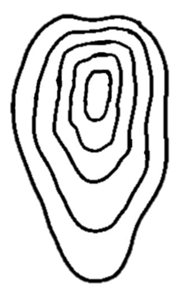
#> input picture images/map_small.png, 185 x 292 px; the run also reads 1 picture not shown here
$ python main.py images/map_small.png
#> lines starting #> are read from the running program, lines starting #| are printed output that depends on the picture; after the words box and inside, x2 and y2 are one past the last pixel; in counts of white or black regions, pixels touching at a corner belong together
#> further down, img is the input picture: shape (292, 185, 3); mean B, G, R 221.4, 221.4, 221.4
### algorithmic.py
import cv2
import numpy as np
import matplotlib.pyplot as plt
import pyvista as pv
from matplotlib.collections import LineCollection
from matplotlib.colors import ListedColormap, BoundaryNorm
from scipy.spatial import Delaunay, KDTree
import matplotlib.path as mplPath
from algorithmic_advancements import calculate_curvature_from_contour,close_open_contour
import math
from scipy.interpolate import griddata, RectBivariateSpline, SmoothBivariateSpline
from scipy.spatial.distance import cdist
from algorithmic_advancements import THRESH_CLOSED
from scipy.ndimage import gaussian_filter
from scipy.optimize import curve_fit
from matplotlib.path import Path
from skimage.draw import polygon
from scipy.ndimage import gaussian_filter
import cv2


MERGE_THRESH = 1
DIFF = 15
THRESH_EDGE = 3
JUMP_EDGE = 1
GRID_RES = 100
SIGMA = 10


def is_contour_closed2(contour, thresh=THRESH_CLOSED, X_MAX=1000, Y_MAX=1000):
    """
    Check if the contour is closed based on given thresholds.

    Parameters:
    contour (np.ndarray): The contour to check.
    thresh1 (float): The threshold distance for the x or y coordinate.
    thresh2 (float): The threshold distance for the other coordinate.

    Returns:
    bool: True if the contour is closed, False otherwise.
    """
    contour_points = contour.squeeze()
    first_point, second_point = [0,0], [Y_MAX,X_MAX]
    x1, y1 = first_point[0], first_point[1]
    x2, y2 = second_point[0], second_point[1]
    counter = 0
    # Check the first condition
    for point in contour_points:
        x, y = point[0], point[1]
        if np.abs(x - x1) <= thresh or np.abs(y - y1) <= thresh:
            counter= counter+1
        if np.abs(x - x2) <= thresh or np.abs(y - y2) <= thresh:
            counter= counter+1

    return counter>500 or counter==0

def check_if_horrible_case(contour1, contour2, img_shape):
    # This function will check if the contours are in a horrible case: meaning,
    # containing each other.
    # We will check if point of contour1 is in contour2, and if point of contour2 is in contour1
    # (We'll use the while test to not take points that are on the edge of the image)
    flag1 = False
    flag2 = False
    index = 0
    while index < len(contour1) and is_close_to_edge(contour1[index][0], img_shape):
        index += JUMP_EDGE
    if index >= len(contour1):
        return False
    point = (float(contour1[index][0][0]), float(contour1[index][0][1]))
    # Take contour to right type
    contour2 = np.array(contour2, dtype=np.float32)
    if cv2.pointPolygonTest(contour2, point, False) == 1.0:
        flag1 = True
    index = 0
    while index < len(contour2) and is_close_to_edge(contour2[index][0], img_shape):
        index += JUMP_EDGE
    if index >= len(contour2):
        return False
    point = (float(contour2[index][0][0]), float(contour2[index][0][1]))
    # print(f"Point of contour 2 is {point}")
    # Take contour to right type
    contour1 = np.array(contour1, dtype=np.float32)
    if cv2.pointPolygonTest(contour1, point, False) == 1.0:
        flag2 = True
    return flag1 and flag2

# [43 lines left out: function merge_contours, not called in this run]

def is_valid_contour_shape(array):
    """
    Check if the given array is of shape (N, 1, 2).

    Parameters:
    array (np.ndarray): The array to check.

    Returns:
    bool: True if the array is of shape (N, 1, 2), False otherwise.
    """
    if not isinstance(array, np.ndarray):
        return False
    if len(array.shape) != 3:
        return False
    if array.shape[1] != 1 or array.shape[2] != 2:
        return False
    return True

# [37 lines left out: functions plot_all_contours_scatter, plot_all_contours, not called in this run]

def is_close_to_edge(point, img_shape, thresh=THRESH_EDGE):
    """
    Check if the given point is close to the edge of the image.

    Parameters:
    point (tuple): The point to check.
    img_shape (tuple): The shape of the image.
    thresh (float): The threshold distance from the edge.

    Returns:
    bool: True if the point is close to the edge, False otherwise.
    """
    return math.fabs(point[0] - img_shape[1]) <= thresh or math.fabs(point[1] - img_shape[0]) <= thresh or point[0] <= thresh or point[1] <= thresh

def return_contained_contours(contour, all_contours, img_shape):
    contained_contours = []
    for idx, other_contour in all_contours.items():
        if other_contour is not contour:
            if not is_valid_contour_shape(other_contour):
                raise ValueError(f"Other contour format is incorrect. Expected shape is (N, 1, 2). Got shape {other_contour.shape}")

            # Ensure we don't go out of bounds
            index = 0
            while index < len(other_contour) and is_close_to_edge(other_contour[index][0], img_shape):
                index += JUMP_EDGE

            if index >= len(other_contour):
                continue

            # Convert the contours to the required type
            contour = np.array(contour, dtype=np.float32)
            point = (float(other_contour[index][0][0]), float(other_contour[index][0][1]))

            result = cv2.pointPolygonTest(contour, point, False)

            if result == 1.0:
                contained_contours.append(idx)
    return contained_contours

def find_father_contour(contour, contour_index, contour_dict, father_contours, img_shape):
    # We'll go over all contours, if we find a contour that i'm his son and not his grandson then he is my father
    for i, other_contour in contour_dict.items():
        # Ensure that the contour is of the same shape
        if not is_valid_contour_shape(other_contour):
            raise ValueError(f"Other contour format is incorrect. Expected shape is (N, 1, 2). Got shape {other_contour.shape}")
        if i != contour_index:
            index = 0
            while index < len(contour) and is_close_to_edge(contour[index][0], img_shape):
                index += JUMP_EDGE

            # Convert contours to the required type
            other_contour = np.array(other_contour, dtype=np.float32)
            contour_point = (float(contour[index][0][0]), float(contour[index][0][1]))

            if cv2.pointPolygonTest(other_contour, contour_point, False) == 1.0:
                if not am_i_grandson(contour_index, i, contour_dict, img_shape):
                    return i
    return None

def am_i_grandson(contour_index_1, contour_index_2, contour_dict, img_shape):  # this function checks if contour 1 is a grandson of contour 2
    contained_in_2 = return_contained_contours(contour_dict[contour_index_2], contour_dict, img_shape)
    for contained in contained_in_2:
        contour_1 = contour_dict[contour_index_1]

        # Ensure the contour is of the correct shape
        if not is_valid_contour_shape(contour_1):
            raise ValueError(f"Contour format is incorrect. Expected shape is (N, 1, 2). Got shape {contour_1.shape}")

        index = 0
        while index < len(contour_1) and is_close_to_edge(contour_1[index][0], img_shape):
            index += JUMP_EDGE

        # Ensure we don't go out of bounds
        if index >= len(contour_1):
            continue

        # Convert the contours to the required type
        contained_contour = np.array(contour_dict[contained], dtype=np.int32)
        contour_point = (int(contour_1[index][0][0]), int(contour_1[index][0][1]))

        if cv2.pointPolygonTest(contained_contour, contour_point, False) == 1.0:
            return True
    return False

def generate_fathers_dict(contour_dict, img_shape):
    # We'll use a dictionary to store only the direct father of each contour
    father_dict = {}  # dict of the shape {contour_number: father_contour_number}
    for i, contour in contour_dict.items():
        father_contour = find_father_contour(contour, i, contour_dict, father_dict, img_shape)
        if father_contour is not None:
            father_dict[i] = father_contour
    return father_dict

def count_fathers(contour_index, father_dict):
    if contour_index not in father_dict.keys():
        return 0
    return 1 + count_fathers(father_dict[contour_index], father_dict)

def father_to_heights(father_dict, contour_dict):
    # We'll use a dictionary to store the height of each contour
    height_dict = {}  # dict of the shape {contour_number: height}
    for i in contour_dict.keys():
        height_dict[i] = DIFF * count_fathers(i, father_dict) + DIFF
    return height_dict

def zip_contours_with_heights(contours, heights):
    return {i: (heights[i], contour) for i, contour in contours.items()}

def create_pyvista_mesh(contours_with_heights, diff=DIFF):
    all_points = []
    faces = []

    for height, contour in contours_with_heights.values():
        points = contour.squeeze()

        # Create Delaunay triangulation for the top and bottom surfaces
        delaunay = Delaunay(points)
        path = mplPath.Path(points)

        top_points = np.hstack((points, np.full((points.shape[0], 1), height)))
        bottom_points = np.hstack((points, np.full((points.shape[0], 1), height - diff)))

        top_indices = range(len(all_points), len(all_points) + len(top_points))
        all_points.extend(top_points)
        bottom_indices = range(len(all_points), len(all_points) + len(bottom_points))
        all_points.extend(bottom_points)

        for simplex in delaunay.simplices:
            if path.contains_point(points[simplex].mean(axis=0)):
                faces.append([3, top_indices[simplex[0]], top_indices[simplex[1]], top_indices[simplex[2]]])
                faces.append([3, bottom_indices[simplex[0]], bottom_indices[simplex[2]], bottom_indices[simplex[1]]])

        for i in range(len(points)):
            next_i = (i + 1) % len(points)
            faces.append([4, top_indices[i], top_indices[next_i], bottom_indices[next_i], bottom_indices[i]])

    all_points = np.array(all_points)
    faces_flat = np.hstack([np.array(face) for face in faces])

    poly = pv.PolyData()
    poly.points = all_points
    poly.faces = faces_flat

    return poly

# [37 lines left out: functions create_continuous_pyvista_mesh, plot_gradient_mesh, not called in this run]

def get_image_edge_contour(img_shape):
    # Generate an edge contour for the image
    edge_contour = np.array([
        [[0, 0]],
        [[0, img_shape[0]]],
        [[img_shape[1], img_shape[0]]],
        [[img_shape[1], 0]]
    ])
    return edge_contour

def draw_and_extract_contours(contour_dict, img_shape, padding=100):
    reprocessed_contours = {}

    for i, contour in contour_dict.items():
        # Ensure the contour is of the correct type and not empty
        contour = np.array(contour, dtype=np.float32)
        if contour.size == 0:
            print(f"Contour {i} is empty initially.")
            continue

        # Visualize the original contour
        # plot_contours({i: contour}, img_shape, f"Original Contour {i}")

        # Calculate contour bounding box
        x, y, w, h = cv2.boundingRect(contour)

        # Create a new blank image with sufficient padding
        new_img_shape = (h + 2 * padding, w + 2 * padding)
        img = np.zeros(new_img_shape, dtype=np.uint8)

        # Shift the contour by padding amount to ensure it fits within the new image
        shift_x = padding - x
        shift_y = padding - y
        shifted_contour = contour + [shift_x, shift_y]

        # Visualize the shifted contour
        # plot_contours({i: shifted_contour}, new_img_shape, f"Shifted Contour {i}")

        # Ensure the shifted contour has the correct shape
        if shifted_contour.size == 0 or len(shifted_contour.shape) != 3 or shifted_contour.shape[1] != 1 or shifted_contour.shape[2] != 2:
            print(f"Contour {i} has invalid shape after shifting: {shifted_contour.shape}")
            continue

        # Check for and handle invalid values in shifted_contour
        if not np.all(np.isfinite(shifted_contour)):
            print(f"Contour {i} has invalid values after shifting: {shifted_contour}")
            shifted_contour = np.nan_to_num(shifted_contour)

        # Convert to int for drawing
        shifted_contour_int = shifted_contour.astype(np.int32)

        # Draw the shifted contour on the image
        try:
            cv2.drawContours(img, [shifted_contour_int], -1, (255), thickness=cv2.FILLED)
        except cv2.error as e:
            print(f"Error drawing contour {i}: {e}")
            continue

        # Extract contours from the image
        extracted_contours, _ = cv2.findContours(img, cv2.RETR_TREE, cv2.CHAIN_APPROX_NONE)

        # Ensure only one contour is found
        if len(extracted_contours) != 1:
            print(f"Expected exactly one contour to be found on the image, but found {len(extracted_contours)} for contour {i}")
            continue

        # Shift the contour back to its original position
        reprocessed_contours[i] = extracted_contours[0].astype(np.float32) - [shift_x, shift_y]

        # Visualize the reprocessed contour together with the original
        # plot_contours({i: reprocessed_contours[i], i + 1: contour}, img_shape, f"Reprocessed Contour {i}")

    return reprocessed_contours

# [21 lines left out: functions plot_contours_scatter, plot_contours, not called in this run]


def is_valid_contour(contour):
    """Check if the contour is valid for drawing."""
    return contour is not None and len(contour) > 0 and contour.shape[0] > 2

# [78 lines left out: functions adjust_contour_points, create_heatmap_blur_mesh, not called in this run]

def algorithmic(contours, img_shape):
    # This function gets a list of contours in the "find contours" format, and makes the algorithmic part
    # so that it will be able, in the end, to model the map

    # save the first contour in a .txt file
    # with open("contour.txt", "w") as f:
    #     for point in contours[0]:
    #         f.write(f"{point[0][0]} {point[0][1]}\n")

    # pass all the closed contours to a given dictionary, while numbering the contours by some order
    contour_dict = {}
    redraw_dict = {}
    unedited = {}
    # [16 lines of commented-out code are left out]
    for i, contour in enumerate(contours):
        # only add contours with more than 1 point
        if len(contour) > 1:
            unedited[i] = contour
            if not is_contour_closed2(contour, THRESH_CLOSED, img_shape[0], img_shape[1]):
                curvature = calculate_curvature_from_contour(contour, (img_shape[0] / 2, img_shape[1] / 2), i)
                # Added will be a list of [contour, added line, added line, ...]
                added = close_open_contour(contour,img_shape,curvature,2)
                # # Make added a numpy array of points only, where right now it's a list of [line, line, ...]
                added = np.array([point for line in added[1:] for point in line])
                # added = remove_non_edge_points(added, img_shape)
                contour = np.concatenate((contour, added))
                # Sort by x with numpy
                contour = contour[np.argsort(contour[:, 0, 0])]
                redraw_dict[i] = contour
            if not is_contour_closed2(contour, THRESH_CLOSED, img_shape[0], img_shape[1]):
                print("very bad")
            contour_dict[i] = contour

    # [11 lines of commented-out code are left out]

    redraw_dict = draw_and_extract_contours(redraw_dict, img_shape)
    for i, contour in redraw_dict.items():
        contour_dict[i] = contour

    # Handle the case of contours that contain each other
    # Create a set to keep track of contours that have been merged
    to_delete = set()
    to_merge = {}
    # print(f"Indexes of contours are: {contour_dict.keys()}")

    for i, contour in contour_dict.items():
        if i in to_delete:
            continue
        for j, other_contour in contour_dict.items():
            if i != j and j not in to_delete and check_if_horrible_case(contour, other_contour, img_shape):
                # print(f"Contours {i} and {j} are in a horrible case")
                merged_contour = merge_contours(contour, other_contour, img_shape)
                to_merge[i] = merged_contour
                to_delete.add(j)
                break

    # plot_contours(contour_dict, img_shape, "All Contours")

    # Update the dictionary with merged contours
    for i, merged_contour in to_merge.items():
        contour_dict[i] = merged_contour

    # Remove merged contours from the dictionary
    for j in to_delete:
        del contour_dict[j]

    # print(f"Indexes of contours are: {contour_dict.keys()}")

    # plot_contours_scatter(contour_dict, img_shape, "All Contours")

    # redraw the contours that were merged
    redraw_dict = draw_and_extract_contours(to_merge, img_shape)
    for i, contour in redraw_dict.items():
        contour_dict[i] = contour

    # [16 lines of commented-out code are left out]

    father_dict = generate_fathers_dict(contour_dict, img_shape)

    # print(f"Father dict is {father_dict}")

    # print(f"contour is: {contour_dict[0]}")
    # plot_contours(contour_dict, img_shape, "All Contours")

    # translate father_dict to a dictionary of contour_index: height
    contour_heights = father_to_heights(father_dict, contour_dict)  # dict of the shape {contour_number: height}

    # Add the edges of the image as a contour
    edge_contour = get_image_edge_contour(img_shape)
    contour_dict[-1] = edge_contour
    contour_heights[-1] = 0

    # zip the contours with their heights
    contour_with_heights = zip_contours_with_heights(contour_dict, contour_heights)

    # plot_contours_scatter(contour_dict, img_shape, "All Contours")
    print(f"num of contours is {len(contour_dict)}")

    # create mesh
    mesh = create_pyvista_mesh(contour_with_heights)
    # continuous_mesh = create_continuous_pyvista_mesh(contour_with_heights)
    # Create heatmap mesh without outer contour (with index -1)
    contours_with_heights_no_edge = {i: (height, contour) for i, (height, contour) in contour_with_heights.items() if i != -1}
    heat_map_mesh = create_heatmap_blur_mesh(contours_with_heights_no_edge, img_shape)

    # plot the mesh
    plot_gradient_mesh(mesh)
    # plot_gradient_mesh(continuous_mesh)
    plot_gradient_mesh(heat_map_mesh)

    # draw contours with heights in 3D, using pyvista. Complete mesh between the contours
    # and plot the 3D model
    # plot_3d_model_from_dict(contour_with_heights)
    print("Done")

### main.py
# get image from memory -> image to binary -> find contours ->
# ->  ask for highest point in console -> generate 360 lines from that point to ends -> follow each line,
#  for each line find intesection height -> plot with PyVista the contours with their height -> fill in mesh


import cv2
import numpy as np
import matplotlib.pyplot as plt
import pyvista as pv
import os
import sys
import random
from algorithmic import algorithmic,plot_contours
import algorithmic_advancements
import math
import statistics
import argparse

DEBUG = False
IMG1 = 'images\map_small.png'
IMG1 = 'images\map_big.jpg'
IMG = 'images\map_hand2.jpg'
IMG1 = 'images\map2.jpg'
SMALL_THRESHOLD = 400

def image_to_contours(img):
    pass

def image_to_binary_sens(img):
    # Convert image to binary more sensitive using adaptive thresholding
    gray = cv2.cvtColor(img, cv2.COLOR_BGR2GRAY)
    binary = cv2.adaptiveThreshold(gray, 255, cv2.ADAPTIVE_THRESH_GAUSSIAN_C,
                                   cv2.THRESH_BINARY_INV, 11, 20)
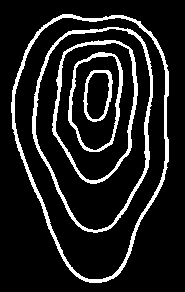
#> binary: shape (292, 185); 12.6% white; 5 white regions, box (x1, y1, x2, y2) and area: (11, 14, 169, 283) 2439, (32, 27, 153, 233) 1821, (52, 40, 138, 184) 1299, (68, 52, 123, 152) 838, (83, 70, 113, 122) 415
    return binary

# [12 lines left out: functions get_highest_point, generate_lines, not called in this run]

def random_dash_pattern():
    return [random.randint(5, 10), random.randint(2, 5)]

def get_image(image=IMG):
    # Get image from memory
    img = cv2.imread(image)
    return img

# [5 lines left out: function image_to_binary, not called in this run]

def dilate_img(img,shape=(2,2),iter=2):
#> called with shape = (2, 2), iter = 3
    kernel = np.ones(shape, np.uint8)  # You can adjust the size of the kernel as needed
    # Perform dilation
    dilated_image = cv2.dilate(img, kernel, iterations=iter)
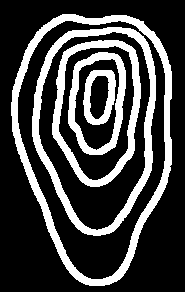
#> dilated_image: shape (292, 185); 26% white; 5 white regions, box (x1, y1, x2, y2) and area: (11, 14, 172, 286) 4993, (32, 27, 156, 236) 3779, (52, 40, 141, 187) 2653, (68, 52, 126, 155) 1741, (83, 70, 116, 125) 871
    return dilated_image

def erode_img(img,shape=(2,2),iter=2):
#> called with shape = (2, 2), iter = 3
    kernel = np.ones(shape, np.uint8)  # You can adjust the size of the kernel as needed
    # Perform dilation
    eroded_image = cv2.erode(img, kernel, iterations=iter)
#> eroded_image: shape (292, 185); 12.7% white; 5 white regions
#> (the rest of the program and of its run is left out)
